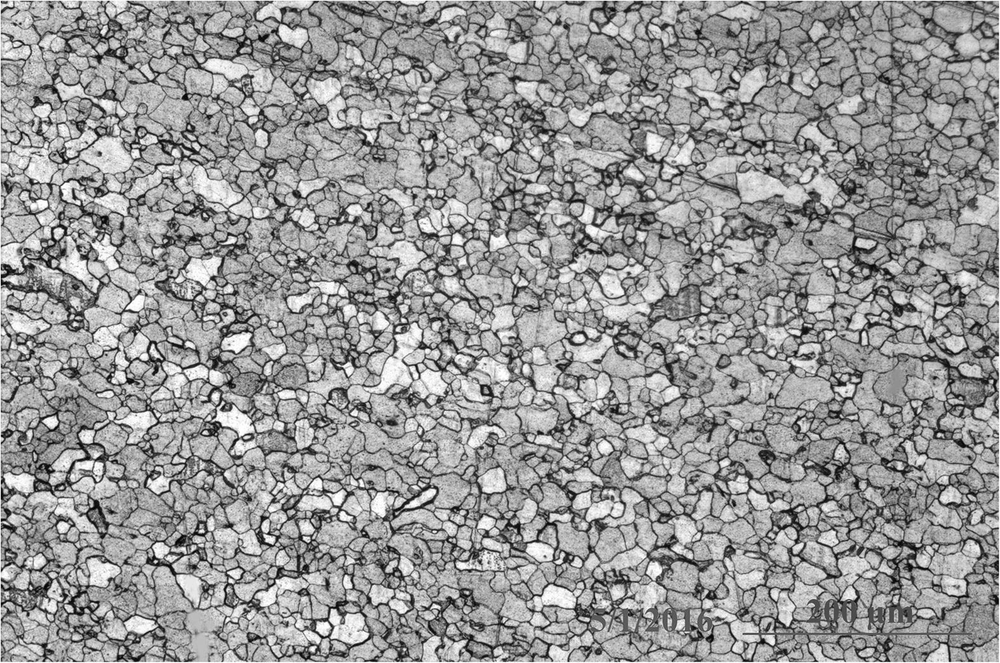
#> input picture Sin usar/filters/original.tif, 1000 x 663 px, shrunk from 1575 x 1045 before the run; its folder holds only this picture in this run
$ python -i cannyEdge.py   (imports and definitions only)   (older library calls are emulated)
#> lines starting #> are read from the running program, lines starting #| are printed output that depends on the picture
### src/config.py
import os
from pathlib import Path
from typing import Union, List, Optional
import glob

# Obtener la ruta base del proyecto
PROJECT_ROOT = Path(__file__).parent.parent
print(f"Directorio raíz del proyecto: {PROJECT_ROOT}")

# Rutas principales del proyecto
SRC_DIR = PROJECT_ROOT / 'src'
DATA_DIR = PROJECT_ROOT / 'data'
OUTPUTS_DIR = PROJECT_ROOT / 'outputs'

# Rutas de datos
RAW_DATA_DIR = DATA_DIR / 'raw'
PROCESSED_DATA_DIR = DATA_DIR / 'processed'

# Rutas de salida
IMAGE_MEASUREMENTS_DIR = OUTPUTS_DIR / 'image_measurements'
SCATTERS_DIR = OUTPUTS_DIR / 'scatters'
HISTOGRAMS_DIR = OUTPUTS_DIR / 'histograms'

# Rutas de código fuente
LABELING_DIR = SRC_DIR / 'labeling'
SEGMENTATION_DIR = SRC_DIR / 'segmentation'
EDGES_DIR = SRC_DIR / 'edges'

# Rutas configurables para datos raw
# Estas rutas pueden ser modificadas por el técnico encargado
RAW_DATA_PATHS = {
    'extras': RAW_DATA_DIR / 'extras',
    'internet': RAW_DATA_DIR / 'internet',
    'high_res': RAW_DATA_DIR / '12 Mpx 4608x3456px a 500X'
}

# [12 lines left out: function update_raw_data_path, not called in this run]

def create_directories():
    """Crea todos los directorios necesarios si no existen."""
    print("\nCreando directorios del proyecto...")

    directories = [
        SRC_DIR,
        DATA_DIR,
        OUTPUTS_DIR,
        RAW_DATA_DIR,
        PROCESSED_DATA_DIR,
        IMAGE_MEASUREMENTS_DIR,
        SCATTERS_DIR,
        HISTOGRAMS_DIR,
        LABELING_DIR,
        SEGMENTATION_DIR,
        EDGES_DIR
    ]

    for directory in directories:
        try:
            directory.mkdir(parents=True, exist_ok=True)
            print(f"✓ Directorio creado/verificado: {directory}")
        except Exception as e:
            print(f"✗ Error al crear directorio {directory}: {str(e)}")

    # Crear directorios de datos raw configurables
    print("\nCreando directorios de datos raw...")
    for key, path in RAW_DATA_PATHS.items():
        try:
            path.mkdir(parents=True, exist_ok=True)
            print(f"✓ Directorio raw creado/verificado: {key} -> {path}")
        except Exception as e:
            print(f"✗ Error al crear directorio raw {key}: {str(e)}")
#> further down, picture is the input picture: shape (663, 1000, 3); min 0, max 255, mean 151.5

# [89 lines left out: functions verify_path, get_files_in_directory, get_raw_data_files, get_output_path, ensure_directory_exists, not called in this run]

# Crear directorios al importar el módulo
print("\n=== Inicializando configuración del proyecto ===")
create_directories()
print("=== Configuración completada ===\n")

### src/edges/cannyEdge.py
import numpy as np
import cv2
# import matplotlib.pyplot as plt # Ya no es necesario para guardar directamente
from PIL import Image
from scipy.ndimage import gaussian_filter
import os
import shutil # Añadido para la gestión de directorios, aunque se usará más en main.py
import glob # Añadido para listar archivos, aunque se usará más en main.py
from pathlib import Path # Añadido para manejar rutas, aunque se usará más en main.py
from src.config import ensure_directory_exists

def sobel_filters(img):
    Ix = cv2.Sobel(img, cv2.CV_64F, 1, 0, ksize=3)
    Iy = cv2.Sobel(img, cv2.CV_64F, 0, 1, ksize=3)

    G = np.hypot(Ix, Iy)
    theta = np.arctan2(Iy, Ix)
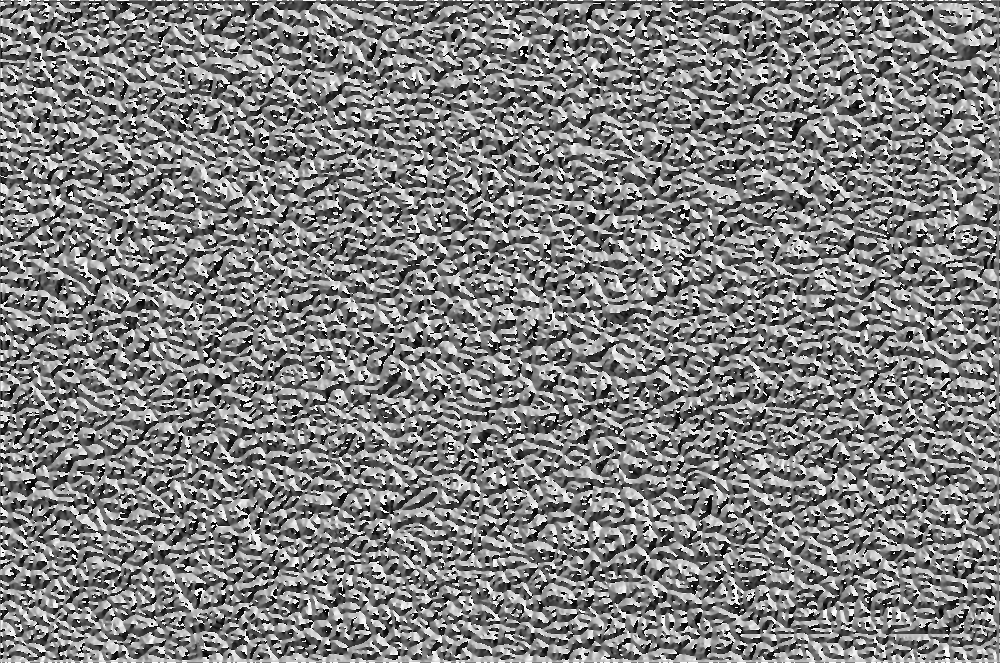
#> theta: shape (663, 1000, 3) float64; min -3.14, max 3.14, mean 0.0276; drawn with min black and max white
    return G, theta

def non_max_suppression(G, theta):
    angle = np.rad2deg(theta) % 180
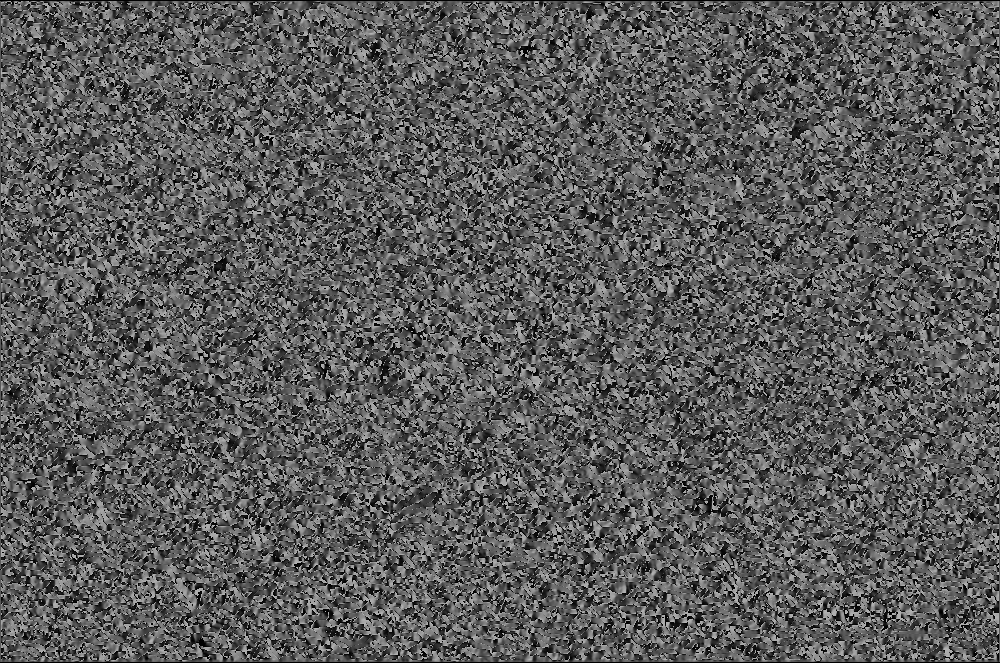
#> angle: shape (663, 1000, 3) float64; min 0, max 179.8, mean 90.6
    Z = np.zeros_like(G, dtype=np.float32)

    # Shifted copies for comparison
    for direction in [0, 45, 90, 135]:
        mask = np.zeros_like(G, dtype=bool)

        if direction == 0:
            mask = ((0 <= angle) & (angle < 22.5)) | ((157.5 <= angle) & (angle <= 180))
            before = np.roll(G, 1, axis=1)
            after = np.roll(G, -1, axis=1)
        elif direction == 45:
            mask = (22.5 <= angle) & (angle < 67.5)
            before = np.roll(np.roll(G, 1, axis=0), -1, axis=1)
            after = np.roll(np.roll(G, -1, axis=0), 1, axis=1)
        elif direction == 90:
            mask = (67.5 <= angle) & (angle < 112.5)
            before = np.roll(G, 1, axis=0)
            after = np.roll(G, -1, axis=0)
        elif direction == 135:
            mask = (112.5 <= angle) & (angle < 157.5)
            before = np.roll(np.roll(G, 1, axis=0), 1, axis=1)
            after = np.roll(np.roll(G, -1, axis=0), -1, axis=1)

        local_max = (G >= before) & (G >= after)
        Z[mask & local_max] = G[mask & local_max]
#> this loop made 4 passes
#> pass 1, in non_max_suppression, `mask = ((0 <= angle) & (angle < 22.5)) | ((157.5 <= angle) & (angle <=..`:
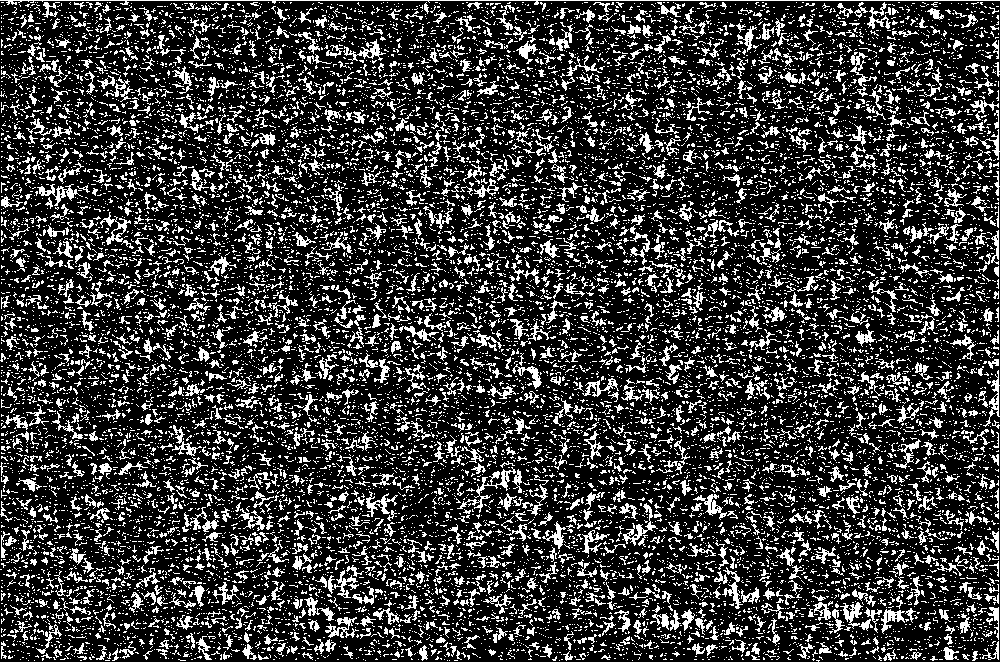
#> mask: shape (663, 1000, 3) bool; 22.8% white in thin lines or dots
#> pass 1, in non_max_suppression, `after = np.roll(G, -1, axis=1)`:
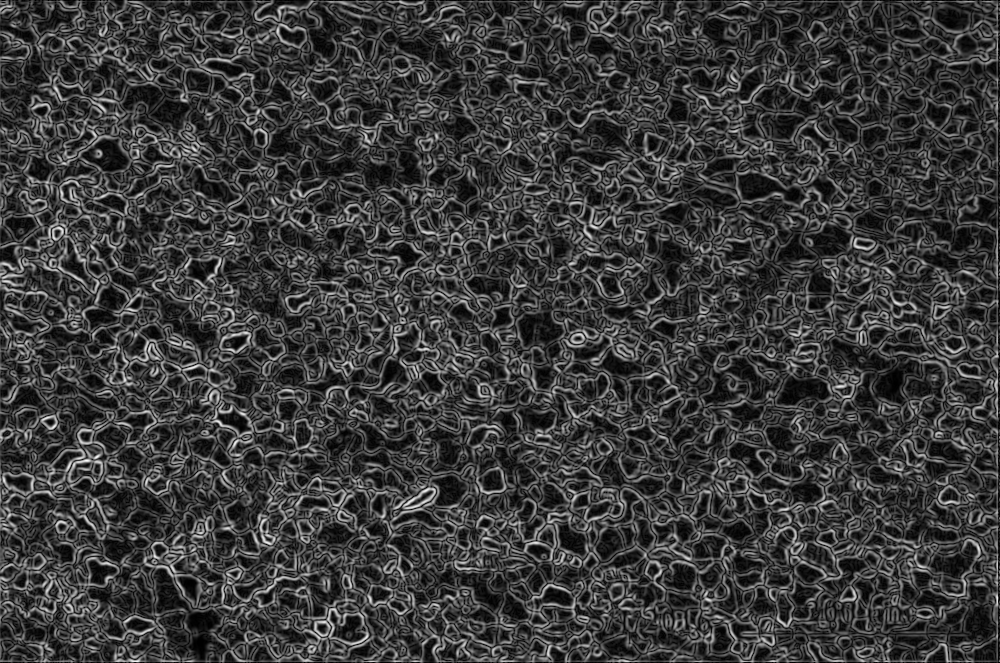
#> after: shape (663, 1000, 3) float64; min 0, max 471.9, mean 110.7; drawn with min black and max white
#> pass 1, in non_max_suppression, `local_max = (G >= before) & (G >= after)`:
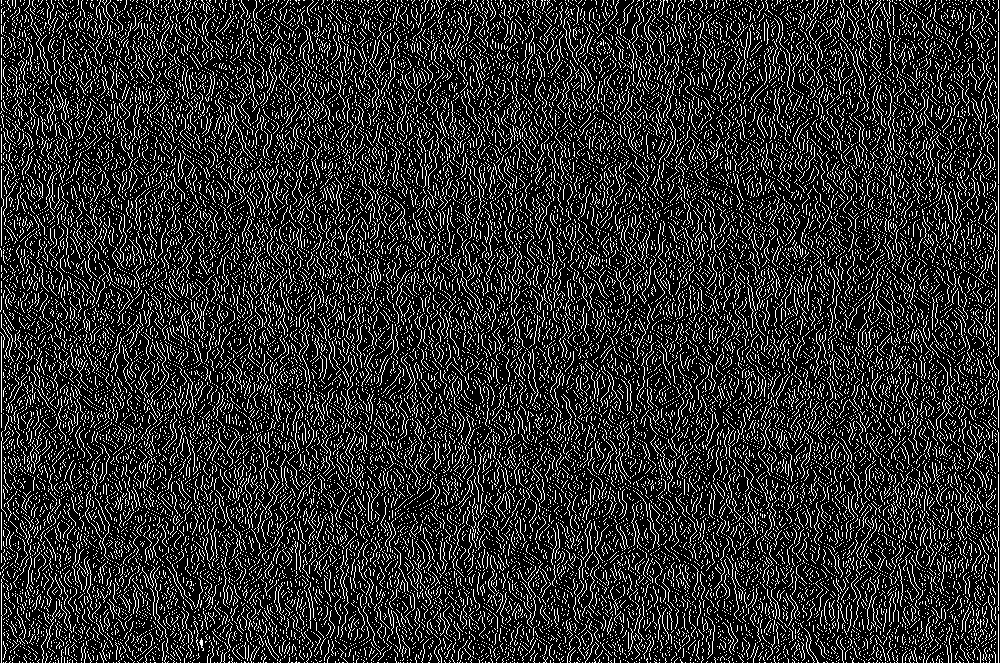
#> local_max: shape (663, 1000, 3) bool; 17.6% white in thin lines or dots
#> after the loop:
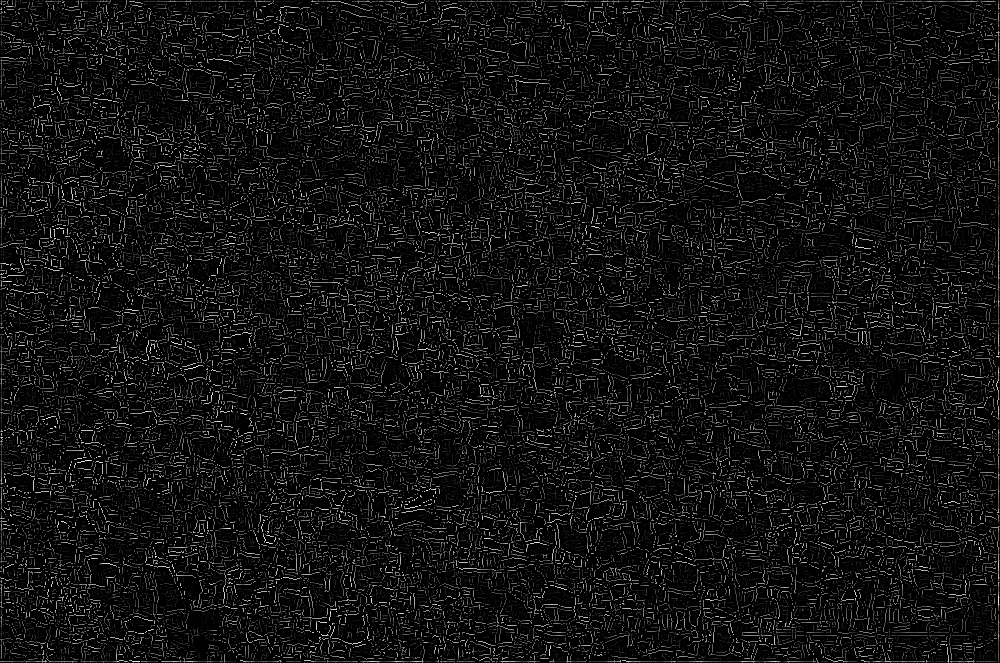
#> Z: shape (663, 1000, 3) float32; min 0, max 471.9, mean 31.7; drawn with min black and max white

    return Z

def double_threshold(img, low_ratio=0.05, high_ratio=0.15):
#> called with low_ratio = 0.05, high_ratio = 0.15
    high = img.max() * high_ratio
#> high = 70.78
    low = high * low_ratio
#> low = 3.54

    strong = 255
    weak = 75

    res = np.zeros_like(img, dtype=np.uint8)
    strong_pixels = img >= high
#> strong_pixels: shape (663, 1000, 3) bool; 16.7% white in thin lines or dots
    weak_pixels = (img >= low) & (img < high)
#> weak_pixels: shape (663, 1000, 3) bool; 3.8% white in thin lines or dots

    res[strong_pixels] = strong
    res[weak_pixels] = weak

    return res, weak, strong

def hysteresis(img, weak=75, strong=255):
    from scipy.ndimage import binary_dilation

    strong_mask = (img == strong)
    weak_mask = (img == weak)

    dilated_strong = binary_dilation(strong_mask, structure=np.ones((3,3)))
    connected = dilated_strong & weak_mask

    result = np.copy(img)
    result[weak_mask] = 0
    result[connected] = strong

    return result

def canny_edge_detector(img, sigma=1.2, low_ratio=0.05, high_ratio=0.15):
    blurred = gaussian_filter(img, sigma=sigma)
    G, theta = sobel_filters(blurred)
    suppressed = non_max_suppression(G, theta)
    thresholded, weak, strong = double_threshold(suppressed, low_ratio, high_ratio)
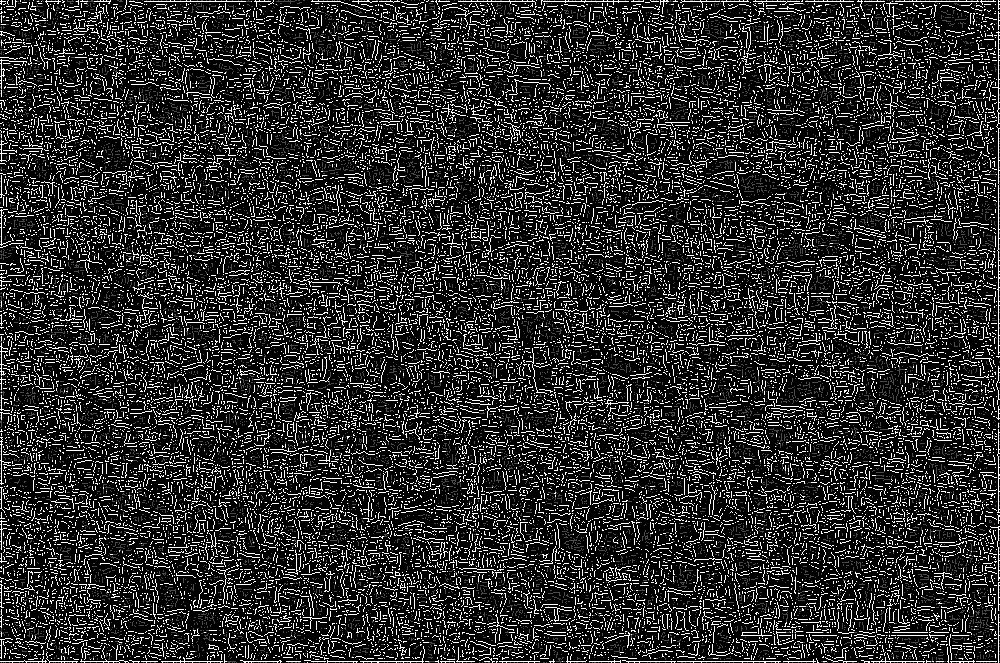
#> thresholded: shape (663, 1000, 3); min 0, max 255, mean 45.4
#> weak = 75; strong = 255
    edges = hysteresis(thresholded, weak, strong)
    return edges.astype(np.uint8)

# Nueva función para procesar una sola imagen y guardar los bordes Canny
def process_image_with_canny(input_image_path, output_directory):
    name = Path(input_image_path).stem

    image = cv2.imread(str(input_image_path), cv2.IMREAD_GRAYSCALE)
    if image is None:
        print(f"Advertencia: No se pudo cargar la imagen {input_image_path}. Saltando...")
        return None

    edges = canny_edge_detector(image)

    # Asegurar que el directorio de salida existe
    ensure_directory_exists(output_directory)

    # Guardar la imagen de bordes
    output_file_path = output_directory / f"{name}_canny.jpg"
    cv2.imwrite(str(output_file_path), edges)
    print(f"   ✅ Bordes Canny guardados en: {output_file_path}")
    return output_file_path

# Se elimina el bloque if __name__ == '__main__': de este archivo

>>> import cv2
>>> picture = cv2.imread('../../Sin usar/filters/original.tif')
#> (the run stopped early here; a loop or call above may not have finished)
